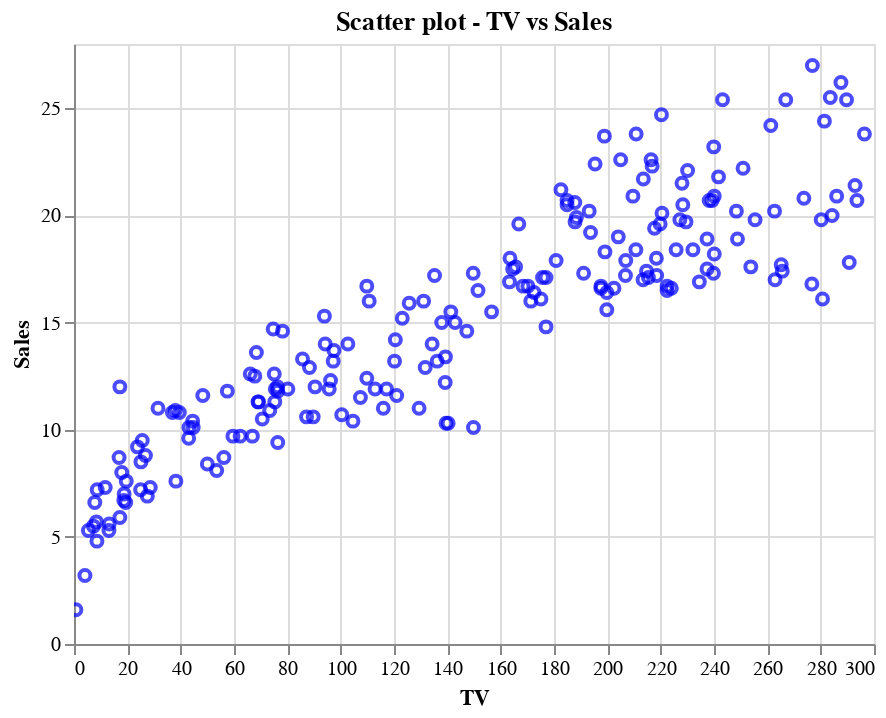

The notebook cell this image was saved under:
### Code cell
alt.Chart(df58).mark_point(shape='circle', color = "blue").encode(
    x=alt.X('TV'),
    y=alt.Y('Sales'), tooltip = ['TV','Sales']
).properties(
     title = "Scatter plot - TV vs Sales"
 ).interactive()

### Figure 1 — Vega-Lite specification as saved in the notebook (floating-point values rounded to 4 significant figures; data arrays with more than 128 entries replaced by an {"elided": "..."} marker saying what was removed)
{"config": {"view": {"continuousWidth": 400, "continuousHeight": 300}}, "data": {"name": "data-4057965ab3635d5746a855f7786f82a6"}, "mark": {"type": "point", "color": "blue", "shape": "circle"}, "encoding": {"tooltip": [{"field": "TV", "type": "quantitative"}, {"field": "Sales", "type": "quantitative"}], "x": {"field": "TV", "type": "quantitative"}, "y": {"field": "Sales", "type": "quantitative"}}, "selection": {"selector006": {"type": "interval", "bind": "scales", "encodings": ["x", "y"]}}, "title": "Scatter plot - TV vs Sales", "$schema": "https://vega.github.io/schema/vega-lite/v4.17.0.json", "datasets": {"data-4057965ab3635d5746a855f7786f82a6": {"elided": "200 records"}}}
